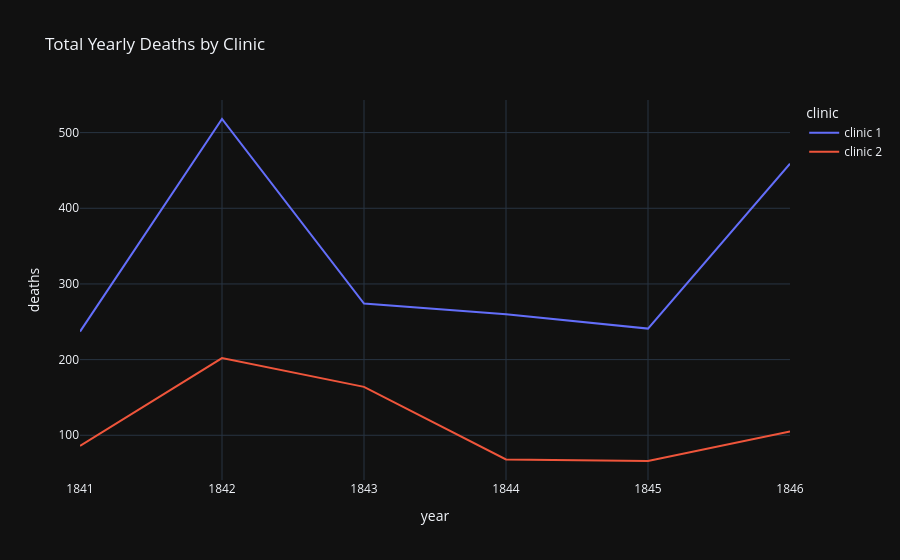

Notebook code cell kept with this figure:
### Code cell
line2 = px.line(
    df_yearly,
    x='year',
    y='deaths',
    color='clinic',
    title='Total Yearly Deaths by Clinic'
)

line2.show()

### Figure 1 — Plotly figure (JSON) as saved in the notebook; plotly's stock layout.template omitted (floating-point values rounded to 4 significant figures)
{"data": [{"hovertemplate": "clinic=clinic 1<br>year=%{x}<br>deaths=%{y}<extra></extra>", "legendgroup": "clinic 1", "line": {"color": "#636efa", "dash": "solid"}, "marker": {"symbol": "circle"}, "mode": "lines", "name": "clinic 1", "orientation": "v", "showlegend": true, "x": [1841, 1842, 1843, 1844, 1845, 1846], "xaxis": "x", "y": [237, 518, 274, 260, 241, 459], "yaxis": "y", "type": "scatter"}, {"hovertemplate": "clinic=clinic 2<br>year=%{x}<br>deaths=%{y}<extra></extra>", "legendgroup": "clinic 2", "line": {"color": "#EF553B", "dash": "solid"}, "marker": {"symbol": "circle"}, "mode": "lines", "name": "clinic 2", "orientation": "v", "showlegend": true, "x": [1841, 1842, 1843, 1844, 1845, 1846], "xaxis": "x", "y": [86, 202, 164, 68, 66, 105], "yaxis": "y", "type": "scatter"}], "layout": {"xaxis": {"anchor": "y", "domain": [0.0, 1.0], "title": {"text": "year"}}, "yaxis": {"anchor": "x", "domain": [0.0, 1.0], "title": {"text": "deaths"}}, "legend": {"title": {"text": "clinic"}, "tracegroupgap": 0}, "title": {"text": "Total Yearly Deaths by Clinic"}}}
